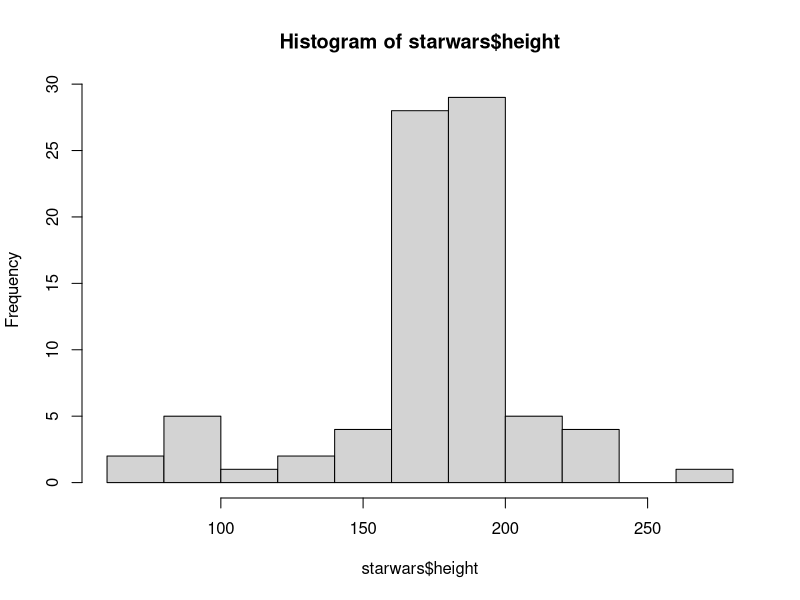
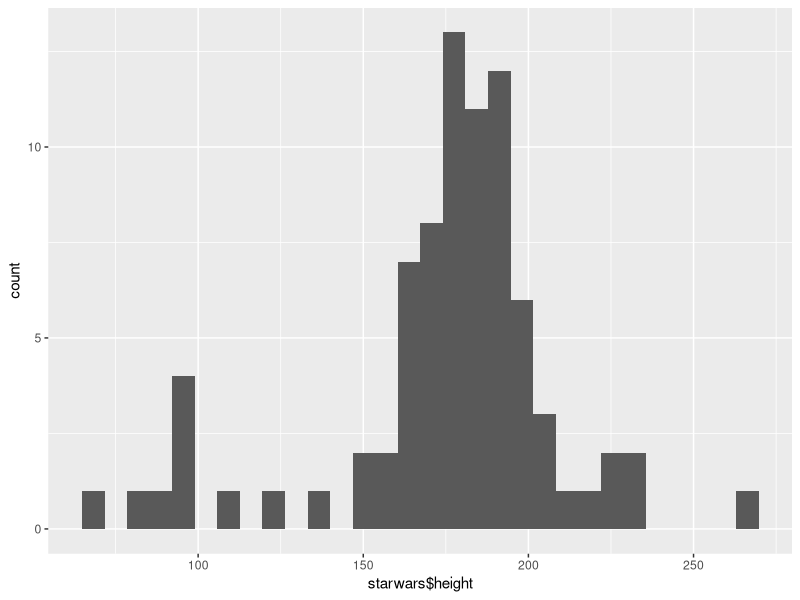
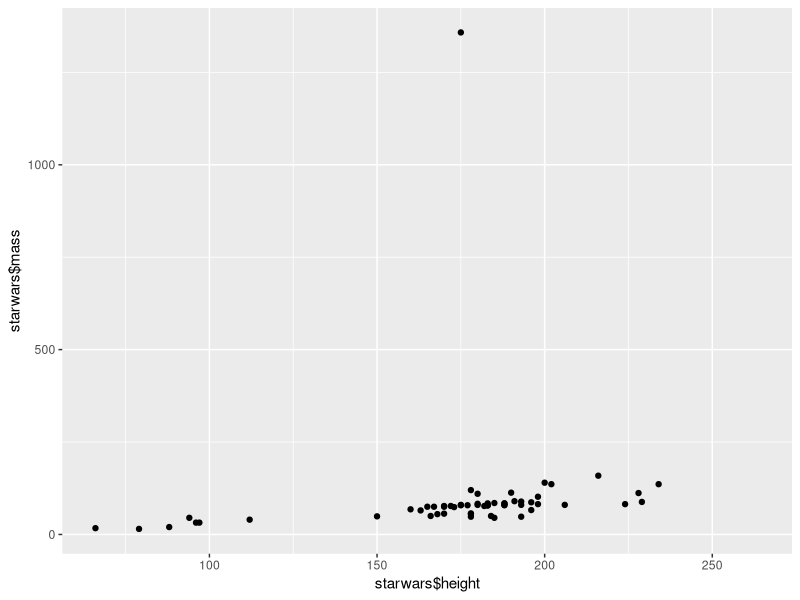

Recreate these plots in R, in order.
## ---- chunk 1
library(tidyverse)

## ---- chunk 2
view(starwars, n=6)
dim(starwars)

## ---- chunk 3
hist(starwars$height)
## ---- chunk 4
ggplot(data = starwars, aes(x=starwars$height)) + geom_histogram()
## ---- chunk 5

ggplot(data=starwars, aes(x=starwars$height, y=starwars$mass))+geom_point()
